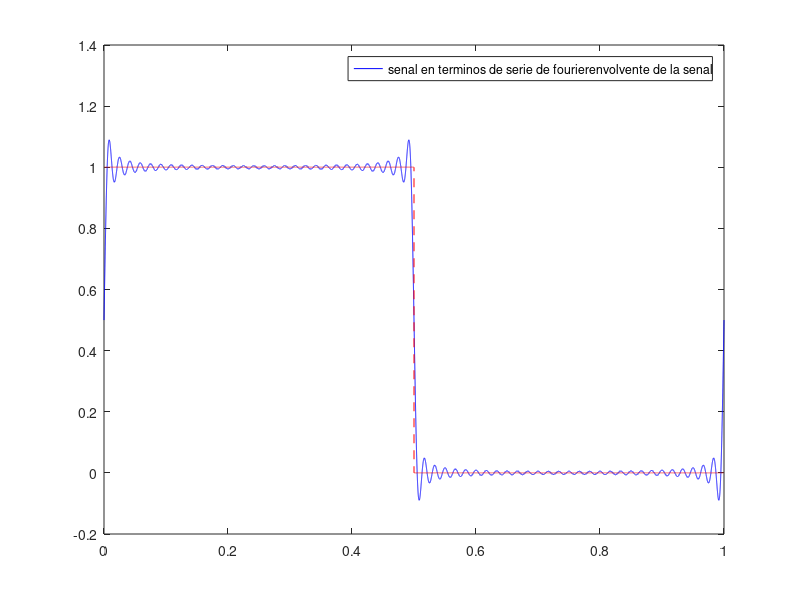

The MATLAB script that drew this image:
% serie de fourier de una señal cuadrada
T0=1;                   % periodo de la senal cuadrada
T1=.5;                  % posicion donde da el salto de 1 a 0
N=60;                  % numero de terminos de serie de fourier
m=6e4;                  % tamano del eje de tiempo
t=linspace(0,1,m);      % eje de tiempo
y=zeros(1,length(t));   % vector y donde iremos metiendo la suma de los terminos
for k=[-N:-1,1:N]   
Ck=(1-exp(-j*pi*k))/(j*pi*2*k);
y=y+(Ck*exp(j*2*pi*k*t/T0));
end
y=y+.5;                 % sumo el termino de continua
close all;          
figure(1);
plot(t,real(y),'b',t,[ones(1,m/2),zeros(1,m/2)],'--r');
legend(["senal en terminos de serie de fourier", "envolvente de la senal"]);